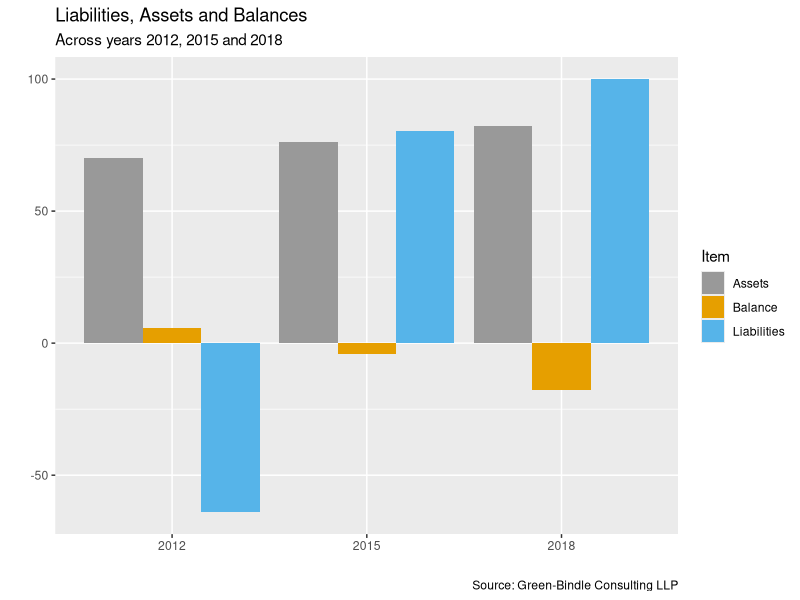
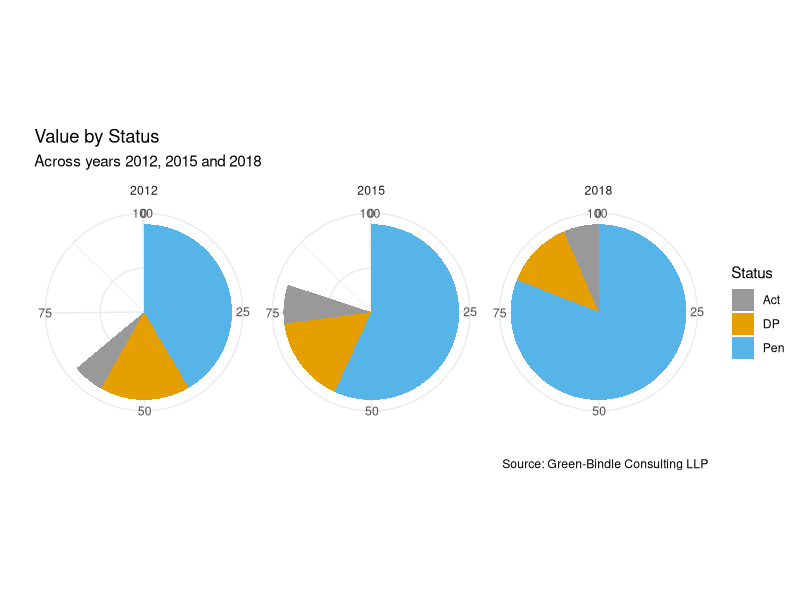
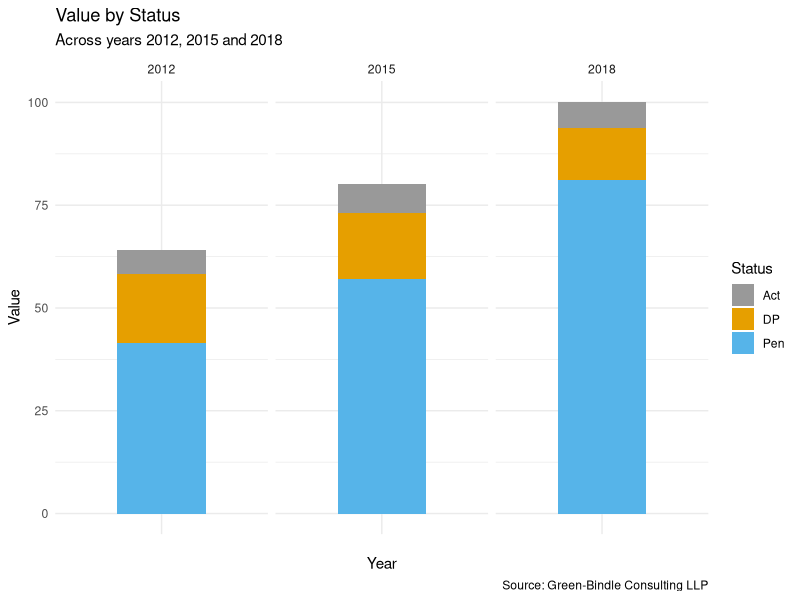
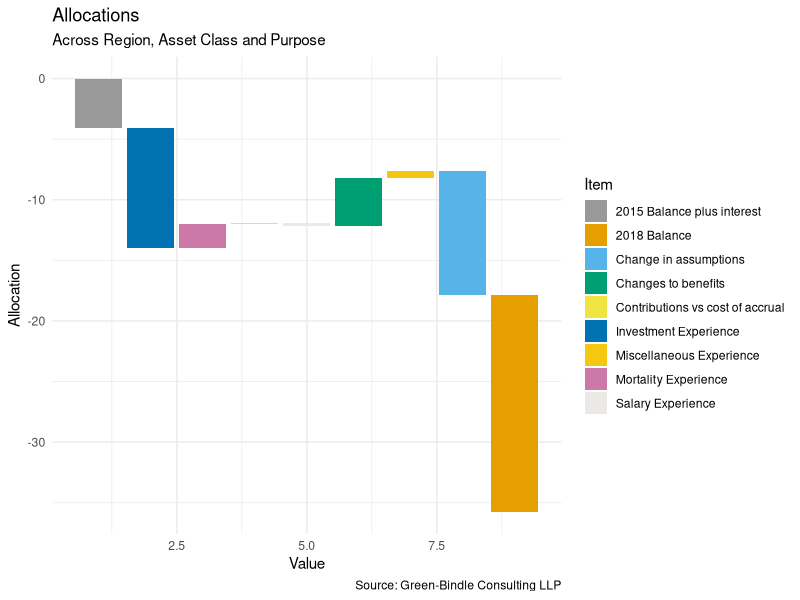
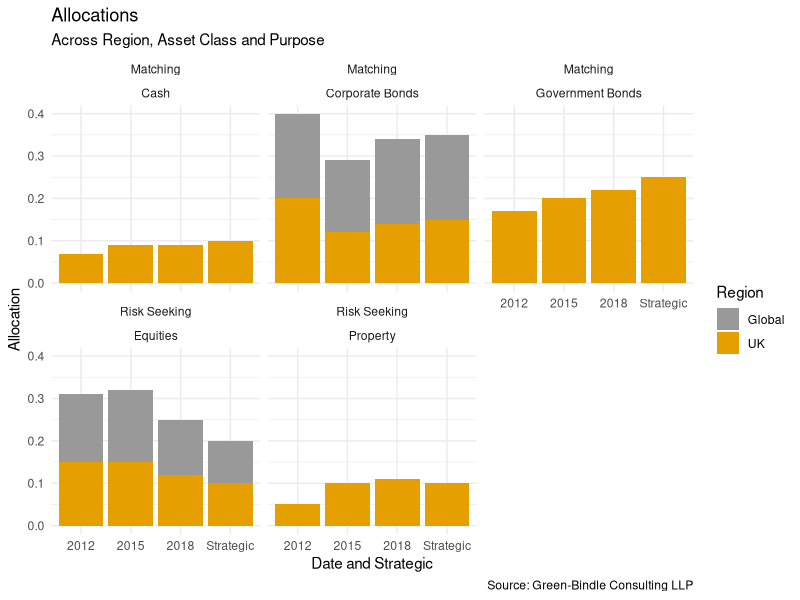
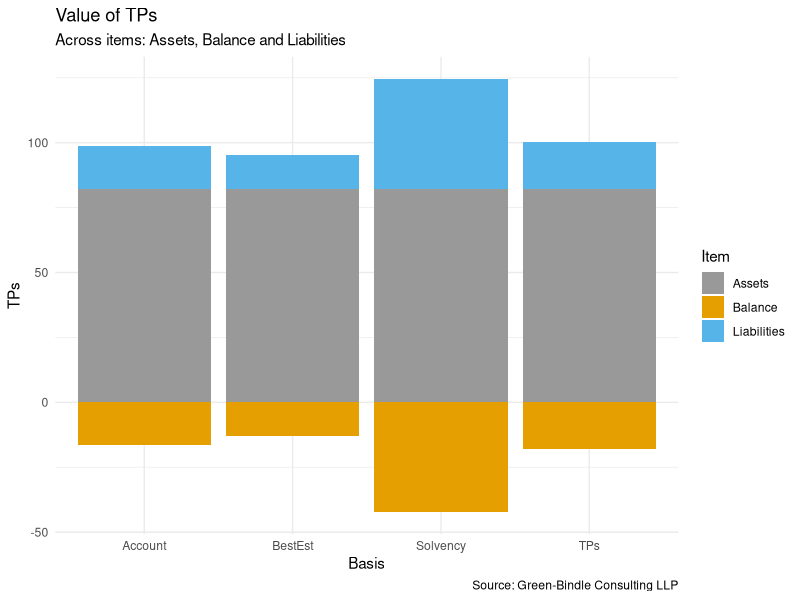
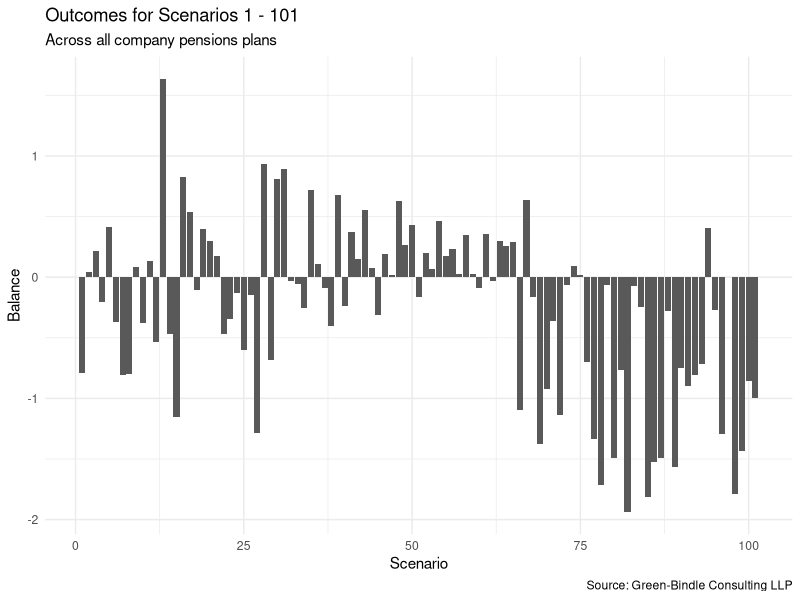
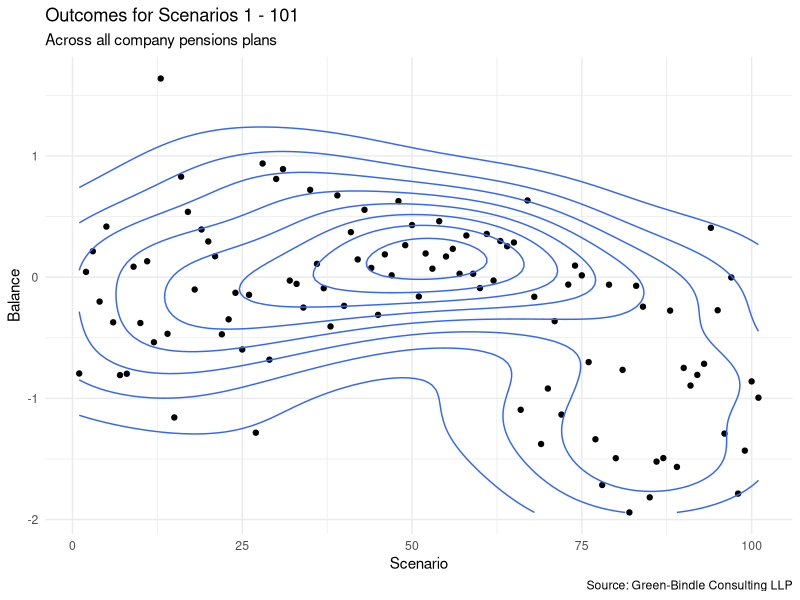

Generate these figures, in order, with R:
## ---- chunk 1
library(readxl)
library(ggplot2)
cb_palette <- c("#999999", "#E69F00", "#56B4E9", "#009E73", "#F0E442", "#0072B2", "#D55E00", "#CC79A7", "#000000")

cb_palette_1 <- c("#999999", "#E69F00", "#56B4E9", "#009E73", "#F0E442", "#0072B2", "055E00", "#CC79A7", "#EBE9E6")
## ---- chunk 2
# get data
gb_sheet1 <- read_excel("green_bindle_consulting.xlsx", sheet = 1)
## ---- chunk 3
liabil <- gb_sheet1$Item == "Liabilities" & gb_sheet1$Year == "2012"
## ---- chunk 4
gb_sheet1[liabil, 3] <- -64.1
## ---- chunk 5
gb_sheet1
## ---- chunk 6
# greate plot
ggplot(data = gb_sheet1) +
  geom_bar(
    stat = "identity",
    position = "dodge",
    aes(
      x = factor(Year),
      y = Value,
      fill = Item,
      position = "dodge"
    )
  ) +
   labs(x = "",
       y = "", 
       title = "Liabilities, Assets and Balances",
       subtitle = "Across years 2012, 2015 and 2018",
       caption = "Source: Green-Bindle Consulting LLP") +
  scale_fill_manual(values = cb_palette_1)
## ---- chunk 7
gb_sheet2 <- read_excel("green_bindle_consulting.xlsx", sheet = 2)
## ---- chunk 8
library(tidyverse)
gb_sheet2 %>%
  filter(Status !="Tot") %>%
  ggplot() +
  aes(x = "", y = Value, fill = Status) +
  geom_col(stat = "identity", width = 0.5) +
  coord_polar("y") +
  facet_wrap(~ Year) +
  labs(x = "",
       y = "", 
       title = "Value by Status",
       subtitle = "Across years 2012, 2015 and 2018",
       caption = "Source: Green-Bindle Consulting LLP") +
  scale_fill_manual(values = cb_palette_1) +
  theme_minimal()
  
## ---- chunk 9
library(tidyverse)
gb_sheet2 %>%
  filter(Status !="Tot") %>%
  ggplot() +
  aes(x = "", y = Value, fill = Status) +
  geom_col(stat = "identity", width = 0.5) +
  facet_wrap(~ Year) +
  labs(x = "Year",
       y = "Value", 
       title = "Value by Status",
       subtitle = "Across years 2012, 2015 and 2018",
       caption = "Source: Green-Bindle Consulting LLP") +
  scale_fill_manual(values = cb_palette_1) +
  theme_minimal()
## ---- chunk 10
gb_sheet3 <- read_excel("green_bindle_consulting.xlsx", sheet = 3)
## ---- chunk 11
gb_sheet3
## ---- chunk 12
gb_sheet3$Time <- 1:nrow(gb_sheet3)
gb_sheet3$Balance <- cumsum(c(0, gb_sheet3$Value[-nrow(gb_sheet3)]))
gb_sheet3$xmin <- gb_sheet3$Time - 0.45 # a little after half way betwen t-1 and t
gb_sheet3$xmax <- gb_sheet3$Time + 0.45 # a little before half way between t and t+1
gb_sheet3$ymin <- gb_sheet3$Balance # balance before cashflow
gb_sheet3$ymax <- gb_sheet3$Balance + gb_sheet3$Value # balance after cashflow
## ---- chunk 13
ggplot(data = gb_sheet3) +
  geom_rect(aes(
    xmin = xmin,
    xmax = xmax,
    ymin = ymin,
    ymax = ymax,
    fill = Item
  )) +
  labs(x = "Value",
       y = "Allocation", 
       title = "Allocations",
       subtitle = "Across Region, Asset Class and Purpose",
       caption = "Source: Green-Bindle Consulting LLP") +
  scale_fill_manual(values = cb_palette_1) +
   theme_minimal() 
## ---- chunk 14
?scale_color_grey()
## ---- chunk 15
gb_sheet4 <- read_excel("green_bindle_consulting.xlsx", sheet = 4)
## ---- chunk 16
summary(gb_sheet4)
## ---- chunk 17
ggplot(gb_sheet4, aes(x = Date, y = Allocation, fill = Region)) +
  geom_col() +
  facet_wrap(Purpose~Asset_Class) +
  labs(x = "Date and Strategic",
       y = "Allocation", 
       title = "Allocations",
       subtitle = "Across Region, Asset Class and Purpose",
       caption = "Source: Green-Bindle Consulting LLP") +
  scale_fill_manual(values = cb_palette_1) +
   theme_minimal() 
## ---- chunk 18
gb_sheet5 <- read_excel("green_bindle_consulting.xlsx", sheet = 5)
## ---- chunk 19
gb_sheet5
## ---- chunk 20
summary(gb_sheet5)
## ---- chunk 21
ggplot(data = gb_sheet5, aes(x = Basis, y = TPs, fill = Item)) +
  geom_bar(stat = "identity", position = "identity") +
  labs(x = "Basis",
       y = "TPs", 
       title = "Value of TPs",
       subtitle = "Across items: Assets, Balance and Liabilities",
       caption = "Source: Green-Bindle Consulting LLP") +
  scale_fill_manual(values = cb_palette_1) +
   theme_minimal() 
  
## ---- chunk 22
gb_sheet6 <- read_excel("green_bindle_consulting.xlsx", sheet = 6)
## ---- chunk 23
summary(gb_sheet6)
## ---- chunk 24
ggplot(data = gb_sheet6, aes(x = Scenario, y = Balance)) +
  geom_histogram(stat = "identity") +
  labs(x = "Scenario",
       y = "Balance", 
       title = "Outcomes for Scenarios 1 - 101",
       subtitle = "Across all company pensions plans",
       caption = "Source: Green-Bindle Consulting LLP") +
  scale_fill_manual(values = cb_palette_1) +
    theme_minimal() 
  
## ---- chunk 25
ggplot(data = gb_sheet6, aes(x = Scenario, y = Balance)) +
  geom_point() +
  geom_density_2d() +
  labs(x = "Scenario",
       y = "Balance", 
       title = "Outcomes for Scenarios 1 - 101",
       subtitle = "Across all company pensions plans",
       caption = "Source: Green-Bindle Consulting LLP") +
  scale_color_manual(values = cb_palette_1) +
    theme_minimal()
## ---- chunk 26
gb_sheet7 <- read_excel("green_bindle_consulting.xlsx", sheet = 7)
## ---- chunk 27
summary(gb_sheet7)
## ---- chunk 28
ggplot(data = gb_sheet7, aes(x = Year, y = Cashflow, colour = Status)) +
  geom_line() +
  labs(x = "Year",
       y = "Cashflow", 
       title = "Cashflow projectons from 2019 - 2059 ",
       subtitle = "Across all company pensions plans",
       caption = "Source: Green-Bindle Consulting LLP") +
  scale_color_manual(values = cb_palette_1) +
    theme_minimal() 
## ---- chunk 29
ggplot(data = gb_sheet7, aes(x = Year, y = Cashflow, colour = Status)) +
  geom_line() +
  labs(x = "Year",
       y = "Cashflow", 
       title = "Cashflow projectons from 2019 - 2059 ",
       subtitle = "Across all company pensions plans",
       caption = "Source: Green-Bindle Consulting LLP") +
  scale_color_manual(values = cb_palette_1) +
    theme_minimal() +
  facet_grid(~Status)
## ---- chunk 30
gb_sheet8 <- read_excel("green_bindle_consulting.xlsx", sheet = 8)
## ---- chunk 31
library(forcats)

gb_sheet8$Word <- fct_reorder(gb_sheet8$Word, gb_sheet8$Size)
  
ggplot(data = gb_sheet8, aes(x = Word, y = Size)) +
  geom_col() +
  labs(x = "Word",
       y = "Percentage use", 
       title = "Analysis of words used in correspondence",
       subtitle = "Across all company pensions plans",
       caption = "Source: Green-Bindle Consulting LLP") +
  scale_fill_manual(values = cb_palette_1) +
  coord_flip() +
  theme_minimal() 
  
